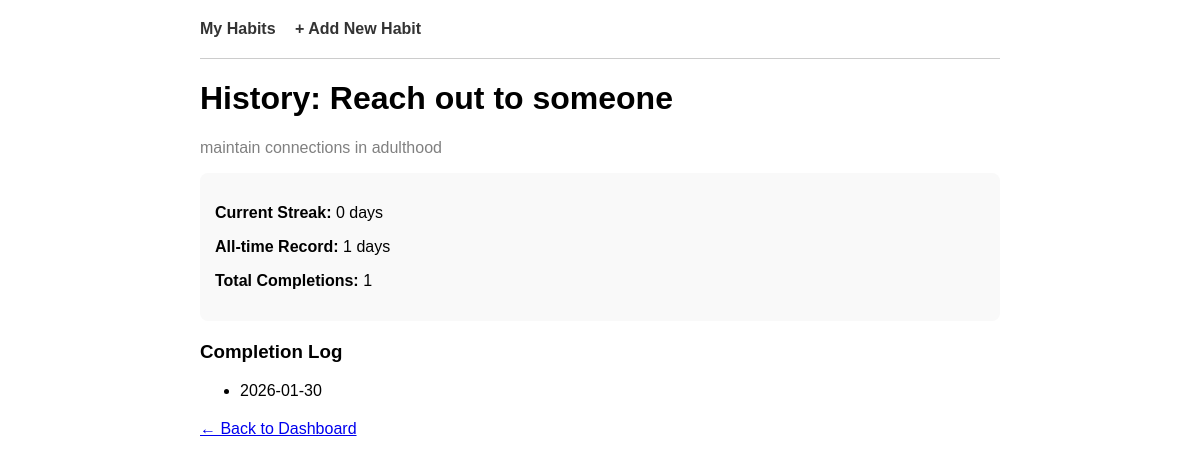
/habit/4, run on the app's committed database.
### tables this page shows
CREATE TABLE habits (
    id INTEGER PRIMARY KEY AUTOINCREMENT,
    name TEXT NOT NULL,
    description TEXT,
    longest_streak INTEGER NOT NULL DEFAULT 0
);

CREATE TABLE logs (
    id INTEGER PRIMARY KEY AUTOINCREMENT,
    habit_id INTEGER NOT NULL,
    date TEXT NOT NULL,
    UNIQUE(habit_id, date),
    FOREIGN KEY(habit_id) REFERENCES habits(id)
);

### application.py (the view)
@app.route("/habit/<int:habit_id>")
def habit_history(habit_id):
    habit = db.execute("SELECT name, description, longest_streak FROM habits WHERE id = ?", habit_id)
    if not habit:
        return redirect("/")
    habit = habit[0]
    logs = db.execute("SELECT date FROM logs WHERE habit_id = ? ORDER BY date", habit_id)
    dates = [row["date"] for row in logs]
    current_streak = compute_current_streak(dates)
    total_done = len(dates)
    return render_template("history.html", habit_name=habit["name"], description=habit.get("description"),
                           dates=dates, current_streak=current_streak,
                           longest_streak=habit["longest_streak"], total_done=total_done)

### application.py (called while the page is built, shortened)
def compute_current_streak(dates):
    if not dates:
        return 0
    sorted_dates = sorted(dates)
    last_date_str = sorted_dates[-1]
    last_date = date.fromisoformat(last_date_str)
    today = date.today()
    if last_date < today - timedelta(days=1):
        return 0

### templates/history.html
{% extends "layout.html" %}
{% block main %}
    <h1>History: {{ habit_name }}</h1>
    {% if description %}
        <p style="color:gray;">{{ description }}</p>
    {% endif %}
    <div style="background-color:#f9f9f9; padding:15px; border-radius:8px; margin-bottom:20px;">
        <p><strong>Current Streak:</strong> {{ current_streak }} days</p>
        <p><strong>All-time Record:</strong> {{ longest_streak }} days</p>
        <p><strong>Total Completions:</strong> {{ total_done }}</p>
    </div>
    <h3>Completion Log</h3>
    {% if dates|length == 0 %}
        <p>No completions yet.</p>
    {% else %}
        <ul>
        {% for d in dates %}
            <li>{{ d }}</li>
        {% endfor %}
        </ul>
    {% endif %}
    <p style="margin-top:20px;"><a href="/">&larr; Back to Dashboard</a></p>
{% endblock %}

### templates/layout.html (style rules this page uses)
body { font-family: sans-serif; margin: 20px; max-width: 800px; margin: 0 auto; padding: 20px; }

### data on the page
habits: name "Reach out to someone", description "maintain connections in adulthood"
logs: date "2026-01-30"

### other printed values
{{ current_streak }} "0"
{{ longest_streak }} "1"
{{ total_done }} "1"
